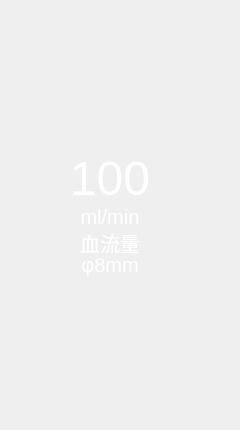
<?xml version="1.0" encoding="UTF-8"?>
<ui version="4.0">
 <class>BloodSpeedAdjust</class>
 <widget class="QWidget" name="BloodSpeedAdjust">
  <property name="geometry">
   <rect>
    <x>0</x>
    <y>0</y>
    <width>240</width>
    <height>430</height>
   </rect>
  </property>
  <property name="minimumSize">
   <size>
    <width>240</width>
    <height>0</height>
   </size>
  </property>
  <property name="maximumSize">
   <size>
    <width>240</width>
    <height>16777215</height>
   </size>
  </property>
  <property name="windowTitle">
   <string>Form</string>
  </property>
  <widget class="QWidget" name="widgetAdd" native="true">
   <property name="geometry">
    <rect>
     <x>63</x>
     <y>0</y>
     <width>110</width>
     <height>125</height>
    </rect>
   </property>
   <property name="minimumSize">
    <size>
     <width>110</width>
     <height>125</height>
    </size>
   </property>
   <property name="maximumSize">
    <size>
     <width>110</width>
     <height>125</height>
    </size>
   </property>
   <property name="cursor">
    <cursorShape>PointingHandCursor</cursorShape>
   </property>
   <widget class="QPushButton" name="pushButtonAdd">
    <property name="geometry">
     <rect>
      <x>0</x>
      <y>0</y>
      <width>110</width>
      <height>125</height>
     </rect>
    </property>
    <property name="minimumSize">
     <size>
      <width>110</width>
      <height>125</height>
     </size>
    </property>
    <property name="maximumSize">
     <size>
      <width>110</width>
      <height>125</height>
     </size>
    </property>
    <property name="styleSheet">
     <string notr="true">#pushButtonAdd{
	background-image: url(:/public/right/speed_add.png);
	border:none;
}
#pushButtonAdd:pressed{
	background-image: url(:/public/right/speed_add_clicked.png);
}</string>
    </property>
    <property name="text">
     <string/>
    </property>
   </widget>
   <widget class="QLabel" name="labelAdd">
    <property name="geometry">
     <rect>
      <x>27</x>
      <y>34</y>
      <width>56</width>
      <height>56</height>
     </rect>
    </property>
    <property name="minimumSize">
     <size>
      <width>56</width>
      <height>56</height>
     </size>
    </property>
    <property name="maximumSize">
     <size>
      <width>56</width>
      <height>56</height>
     </size>
    </property>
    <property name="styleSheet">
     <string notr="true">background-image: url(:/public/right/speed_adding.png);</string>
    </property>
    <property name="text">
     <string/>
    </property>
   </widget>
  </widget>
  <widget class="QWidget" name="widgetSub" native="true">
   <property name="geometry">
    <rect>
     <x>63</x>
     <y>305</y>
     <width>110</width>
     <height>125</height>
    </rect>
   </property>
   <property name="minimumSize">
    <size>
     <width>110</width>
     <height>125</height>
    </size>
   </property>
   <property name="maximumSize">
    <size>
     <width>110</width>
     <height>125</height>
    </size>
   </property>
   <property name="cursor">
    <cursorShape>PointingHandCursor</cursorShape>
   </property>
   <widget class="QPushButton" name="pushButtonSub">
    <property name="geometry">
     <rect>
      <x>0</x>
      <y>0</y>
      <width>110</width>
      <height>125</height>
     </rect>
    </property>
    <property name="minimumSize">
     <size>
      <width>110</width>
      <height>125</height>
     </size>
    </property>
    <property name="maximumSize">
     <size>
      <width>110</width>
      <height>125</height>
     </size>
    </property>
    <property name="styleSheet">
     <string notr="true">#pushButtonSub{
	background-image: url(:/public/right/speed_minus.png);
	border:none;
}
#pushButtonSub:pressed{
	background-image: url(:/public/right/speed_minus_clicked.png);
}</string>
    </property>
    <property name="text">
     <string/>
    </property>
   </widget>
   <widget class="QLabel" name="labelSub">
    <property name="geometry">
     <rect>
      <x>29</x>
      <y>55</y>
      <width>51</width>
      <height>14</height>
     </rect>
    </property>
    <property name="minimumSize">
     <size>
      <width>51</width>
      <height>14</height>
     </size>
    </property>
    <property name="maximumSize">
     <size>
      <width>51</width>
      <height>14</height>
     </size>
    </property>
    <property name="styleSheet">
     <string notr="true">background-image: url(:/public/right/speed_minusing.png);</string>
    </property>
    <property name="text">
     <string/>
    </property>
   </widget>
  </widget>
  <widget class="QWidget" name="widgetValue" native="true">
   <property name="geometry">
    <rect>
     <x>0</x>
     <y>110</y>
     <width>240</width>
     <height>210</height>
    </rect>
   </property>
   <property name="minimumSize">
    <size>
     <width>240</width>
     <height>210</height>
    </size>
   </property>
   <property name="maximumSize">
    <size>
     <width>240</width>
     <height>210</height>
    </size>
   </property>
   <property name="styleSheet">
    <string notr="true">#widgetValue{
	background-image: url(:/public/right/bloodmotor.png);
}</string>
   </property>
   <widget class="QLabel" name="labelValue">
    <property name="geometry">
     <rect>
      <x>35</x>
      <y>43</y>
      <width>150</width>
      <height>50</height>
     </rect>
    </property>
    <property name="minimumSize">
     <size>
      <width>150</width>
      <height>50</height>
     </size>
    </property>
    <property name="maximumSize">
     <size>
      <width>150</width>
      <height>50</height>
     </size>
    </property>
    <property name="styleSheet">
     <string notr="true">font-size:48px;
color:#fff;</string>
    </property>
    <property name="text">
     <string>100</string>
    </property>
    <property name="alignment">
     <set>Qt::AlignCenter</set>
    </property>
   </widget>
   <widget class="QLabel" name="labelUnit">
    <property name="geometry">
     <rect>
      <x>35</x>
      <y>99</y>
      <width>150</width>
      <height>44</height>
     </rect>
    </property>
    <property name="minimumSize">
     <size>
      <width>150</width>
      <height>44</height>
     </size>
    </property>
    <property name="maximumSize">
     <size>
      <width>150</width>
      <height>44</height>
     </size>
    </property>
    <property name="styleSheet">
     <string notr="true">font-size:20px;
color:#ffffff;</string>
    </property>
    <property name="text">
     <string>ml/min
血流量</string>
    </property>
    <property name="alignment">
     <set>Qt::AlignCenter</set>
    </property>
   </widget>
   <widget class="QLabel" name="label_2">
    <property name="geometry">
     <rect>
      <x>35</x>
      <y>144</y>
      <width>150</width>
      <height>22</height>
     </rect>
    </property>
    <property name="minimumSize">
     <size>
      <width>150</width>
      <height>22</height>
     </size>
    </property>
    <property name="maximumSize">
     <size>
      <width>150</width>
      <height>22</height>
     </size>
    </property>
    <property name="styleSheet">
     <string notr="true">color:#fff;
font-size:20px;</string>
    </property>
    <property name="text">
     <string>φ8mm</string>
    </property>
    <property name="alignment">
     <set>Qt::AlignCenter</set>
    </property>
   </widget>
  </widget>
 </widget>
 <resources/>
 <connections/>
</ui>
